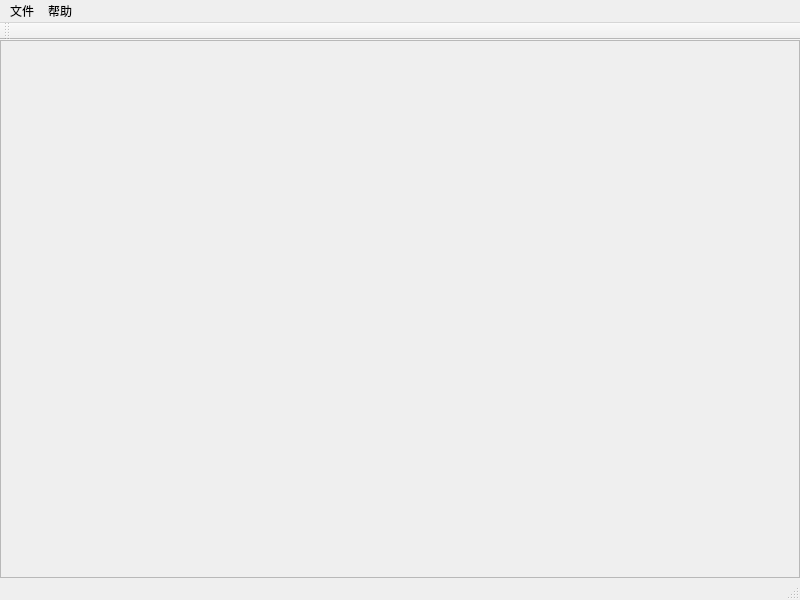
<?xml version="1.0" encoding="UTF-8"?>
<ui version="4.0">
 <class>MainWindow</class>
 <widget class="QMainWindow" name="MainWindow">
  <property name="geometry">
   <rect>
    <x>0</x>
    <y>0</y>
    <width>800</width>
    <height>600</height>
   </rect>
  </property>
  <property name="acceptDrops">
   <bool>true</bool>
  </property>
  <property name="windowTitle">
   <string>海天鹰PDF</string>
  </property>
  <property name="windowIcon">
   <iconset resource="res.qrc">
    <normaloff>:/HTYPDF.png</normaloff>:/HTYPDF.png</iconset>
  </property>
  <widget class="QWidget" name="centralWidget">
   <layout class="QVBoxLayout" name="verticalLayout_2">
    <property name="leftMargin">
     <number>0</number>
    </property>
    <property name="topMargin">
     <number>0</number>
    </property>
    <property name="rightMargin">
     <number>0</number>
    </property>
    <property name="bottomMargin">
     <number>0</number>
    </property>
    <item>
     <widget class="QScrollArea" name="scrollArea">
      <property name="widgetResizable">
       <bool>true</bool>
      </property>
      <property name="alignment">
       <set>Qt::AlignCenter</set>
      </property>
      <widget class="QWidget" name="scrollAreaWidgetContents">
       <property name="geometry">
        <rect>
         <x>0</x>
         <y>0</y>
         <width>798</width>
         <height>529</height>
        </rect>
       </property>
       <layout class="QVBoxLayout" name="verticalLayout">
        <item>
         <widget class="QLabel" name="label">
          <property name="text">
           <string/>
          </property>
          <property name="alignment">
           <set>Qt::AlignCenter</set>
          </property>
         </widget>
        </item>
       </layout>
      </widget>
     </widget>
    </item>
   </layout>
  </widget>
  <widget class="QMenuBar" name="menuBar">
   <property name="geometry">
    <rect>
     <x>0</x>
     <y>0</y>
     <width>800</width>
     <height>26</height>
    </rect>
   </property>
   <widget class="QMenu" name="menu">
    <property name="title">
     <string>文件</string>
    </property>
    <addaction name="action_open"/>
    <addaction name="action_close"/>
    <addaction name="action_property"/>
    <addaction name="action_export_current_page_to_image"/>
    <addaction name="action_export_all_pages_to_images"/>
    <addaction name="action_quit"/>
   </widget>
   <widget class="QMenu" name="menu_2">
    <property name="title">
     <string>帮助</string>
    </property>
    <addaction name="action_aboutQt"/>
    <addaction name="action_about"/>
   </widget>
   <addaction name="menu"/>
   <addaction name="menu_2"/>
  </widget>
  <widget class="QToolBar" name="mainToolBar">
   <attribute name="toolBarArea">
    <enum>TopToolBarArea</enum>
   </attribute>
   <attribute name="toolBarBreak">
    <bool>false</bool>
   </attribute>
  </widget>
  <widget class="QStatusBar" name="statusBar"/>
  <action name="action_open">
   <property name="text">
    <string>打开</string>
   </property>
   <property name="shortcut">
    <string>Ctrl+O</string>
   </property>
  </action>
  <action name="action_quit">
   <property name="text">
    <string>退出</string>
   </property>
   <property name="shortcut">
    <string>Ctrl+Q</string>
   </property>
  </action>
  <action name="action_close">
   <property name="text">
    <string>关闭</string>
   </property>
   <property name="shortcut">
    <string>Ctrl+C</string>
   </property>
  </action>
  <action name="action_aboutQt">
   <property name="text">
    <string>关于Qt</string>
   </property>
  </action>
  <action name="action_about">
   <property name="text">
    <string>关于</string>
   </property>
   <property name="shortcut">
    <string>F1</string>
   </property>
  </action>
  <action name="action_export_current_page_to_image">
   <property name="text">
    <string>导出当前页面为图片</string>
   </property>
  </action>
  <action name="action_export_all_pages_to_images">
   <property name="text">
    <string>导出所有页面为图片</string>
   </property>
  </action>
  <action name="action_property">
   <property name="text">
    <string>属性</string>
   </property>
  </action>
 </widget>
 <layoutdefault spacing="6" margin="11"/>
 <resources>
  <include location="res.qrc"/>
 </resources>
 <connections/>
</ui>
